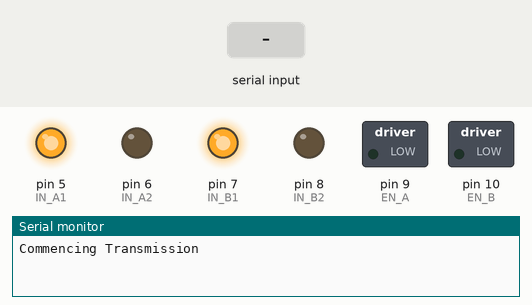
The sketch below on a simulated Arduino Uno, built with avr-gcc and run on an emulated ATmega328P. Parts: switched loads named in the sketch (green lamp = pin HIGH), output pins drawn as LEDs (lit = HIGH), the last lines printed to the serial monitor. The inputs (shaded band) are chosen by the test bench.

Above: at 1.2 s.
1.3 s: "forward\n" received over the second serial link
At 2.1 s:
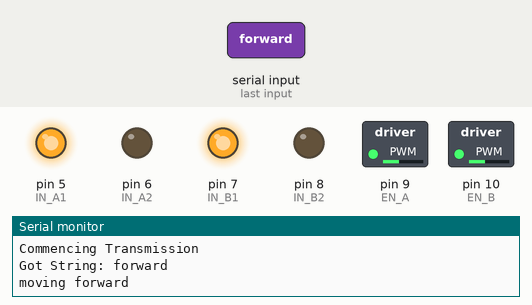
2.8 s: "left\n" received over the second serial link
At 3.2 s:
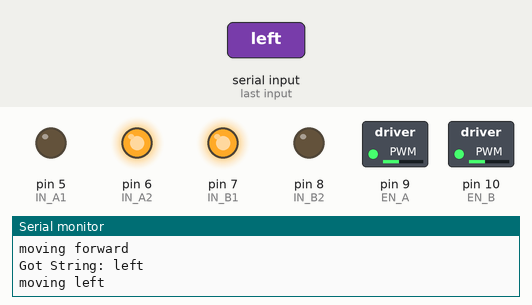
4.3 s: "right\n" received over the second serial link
At 5.5 s:
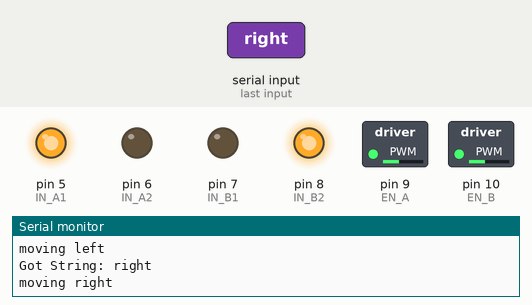
5.8 s: "reverse\n" received over the second serial link
At 6.8 s:
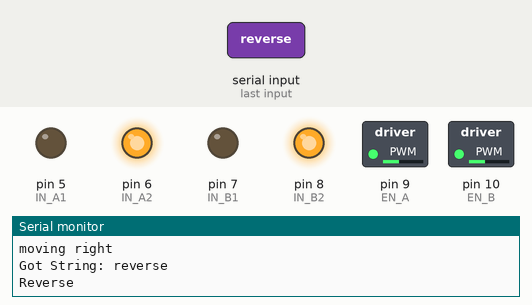
7.3 s: "stop\n" received over the second serial link
At 7.8 s:
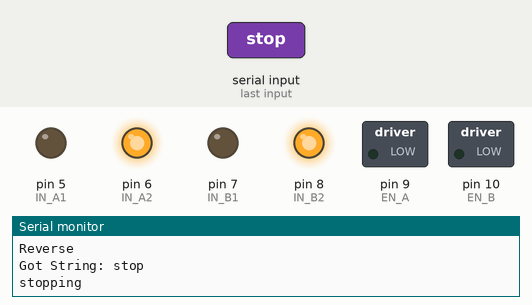
Timing chart, 0 to 9.8 s (numbered marks = the images above; inputs shaded):
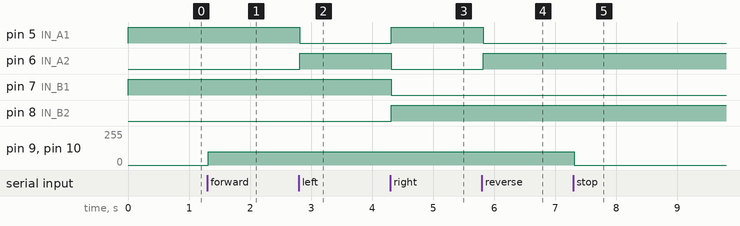

Measured:
- after the input at 1.3 s, pin 9 (EN_A), pin 10 (EN_B): 0/255 → 100/255 at once
- after the input at 2.8 s, pin 5 (IN_A1): HIGH → LOW at once; pin 6 (IN_A2): LOW → HIGH at once
- after the input at 4.3 s, pin 5 (IN_A1), pin 8 (IN_B2): LOW → HIGH at once; pin 6 (IN_A2), pin 7 (IN_B1): HIGH → LOW at once
- after the input at 5.8 s, pin 5 (IN_A1): HIGH → LOW at once; pin 6 (IN_A2): LOW → HIGH at once
- after the input at 7.3 s, pin 9 (EN_A), pin 10 (EN_B): 100/255 → 0/255 at once

The sketch:

bluetooth_bc04_robot.ino
```cpp
#include <SoftwareSerial.h>

#define rxPin 12
#define txPin 13

int EN_A  = 9;      // to 1,2EN of L293D
int EN_B  = 10;     // to 3,4EN of L293D
int IN_A1 = 5;      // to 1A of L293D
int IN_A2 = 6;      // to 2A of L293D
int IN_B1 = 7;      // to 3A of L293D
int IN_B2 = 8;      // to 4A of L293D

int speed = 100;
boolean dir = 1;  // 1 (true) indicates forward, 0 indicates reverse
int left = 0;
int right = 0;


SoftwareSerial mySerial(rxPin, txPin);

void setup() {
  Serial.begin (9600);
  pinMode(rxPin, INPUT);
  pinMode(txPin, OUTPUT);

  init_motors();

  Serial.println("Commencing Transmission");

  mySerial.begin(9600);
  mySerial.setTimeout(2000); // Set time out 10 sec
  mySerial.flush();           // Flush MySerial buffer
}

void loop() {
  int lim = 80;
  char rbuf[lim];
  char str[] = "Hi from Arduino";

  //Serial.print("Sending String: ");
  //Serial.println(str);
  //mySerial.println(str);

  for ( int i = 0; i < 80; i++ )
    rbuf[i] = 0;

  if ( mySerial.available() > 0 ) {
    mySerial.readBytesUntil('\n', rbuf, lim);
    mySerial.flush();          // Flush MySerial buffer
    mySerial.print("Got : \"");
    mySerial.print(rbuf);
    mySerial.println("\"");
    Serial.print("Got String: ");
    Serial.println(rbuf);

    String command = rbuf;
    command.trim();
    if ( command.equalsIgnoreCase("forward") ) {
      Serial.println("moving forward");
      dir = 1;
      set_left_motor(speed, dir);
      set_right_motor(speed, dir);
    }
    else if ( command.equalsIgnoreCase("left") ) {
      Serial.println("moving left");
      set_left_motor(speed, ! dir);       // turn off left motor
      set_right_motor(speed, dir);  // right motor turned on
    }
    else if ( command.equalsIgnoreCase("right") ) {
      Serial.println("moving right");
      set_left_motor(speed, dir);   // left motor turned on
      set_right_motor(speed, ! dir);      // turn off right motor
    }
    else if ( command.equalsIgnoreCase("stop") ) {
      Serial.println("stopping");
      set_left_motor(0, dir);
      set_right_motor(0, dir);
    }
    else if ( command.equalsIgnoreCase("reverse") ) {
      Serial.println("Reverse");
      dir = 0;
      set_left_motor(speed, dir);
      set_right_motor(speed, dir);
    }
  }

}

void init_motors() {
  // set output modes
  pinMode(IN_A1, OUTPUT);
  pinMode(IN_A2, OUTPUT);
  pinMode(IN_B1, OUTPUT);
  pinMode(IN_B2, OUTPUT);
  pinMode(EN_A, OUTPUT);
  pinMode(EN_B, OUTPUT);

  // initialize ports to safely turn off the motors
  analogWrite(EN_A, 0);
  analogWrite(EN_B, 0);
  digitalWrite(IN_A1, 1);
  digitalWrite(IN_A2, 0);
  digitalWrite(IN_B1, 1);
  digitalWrite(IN_B2, 0);
}

void set_left_motor(int speed, boolean dir) {
  analogWrite(EN_A, speed);     // PWM on enable lines
  digitalWrite(IN_A1, dir);
  digitalWrite(IN_A2, ! dir);
}

void set_right_motor(int speed, boolean dir) {
  analogWrite(EN_B, speed);
  digitalWrite(IN_B1, dir);
  digitalWrite(IN_B2, ! dir);
}
```
